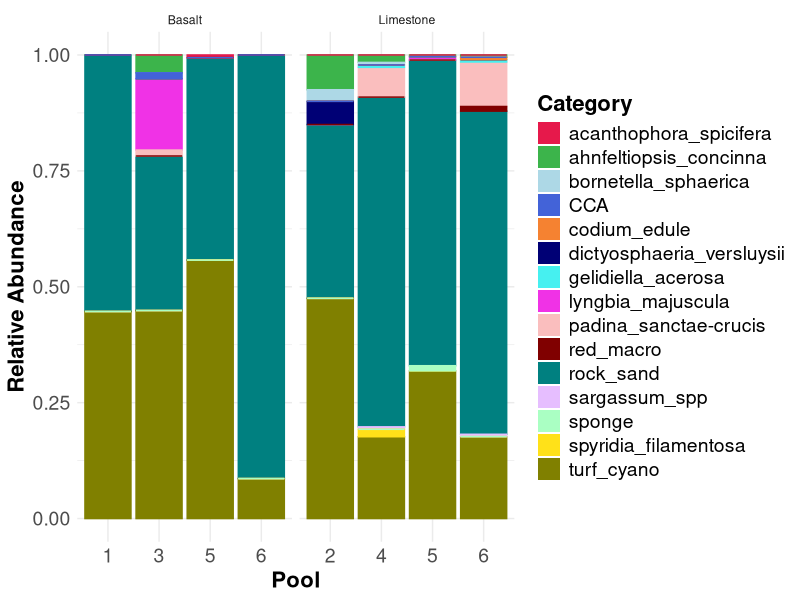
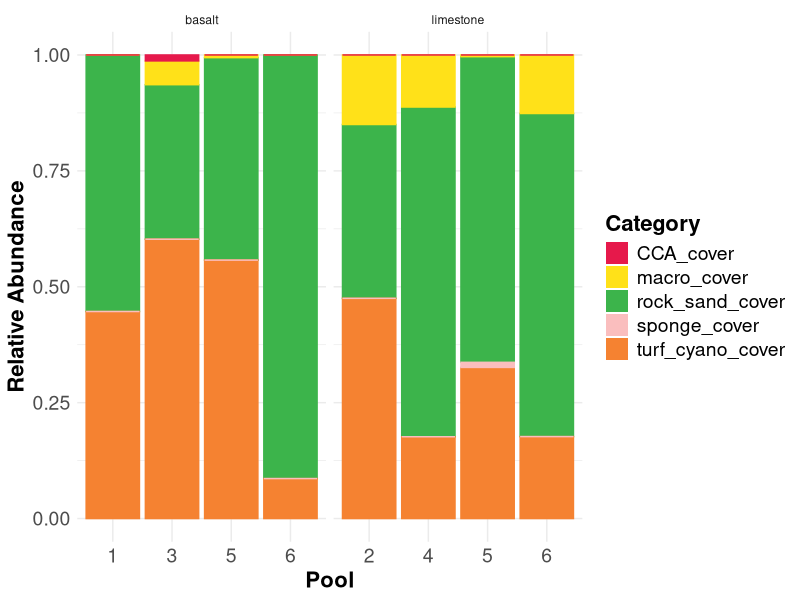
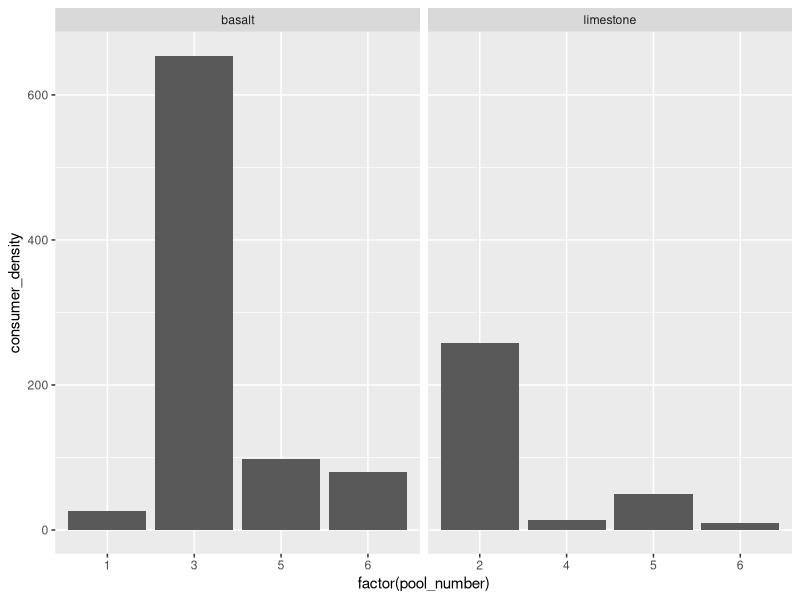
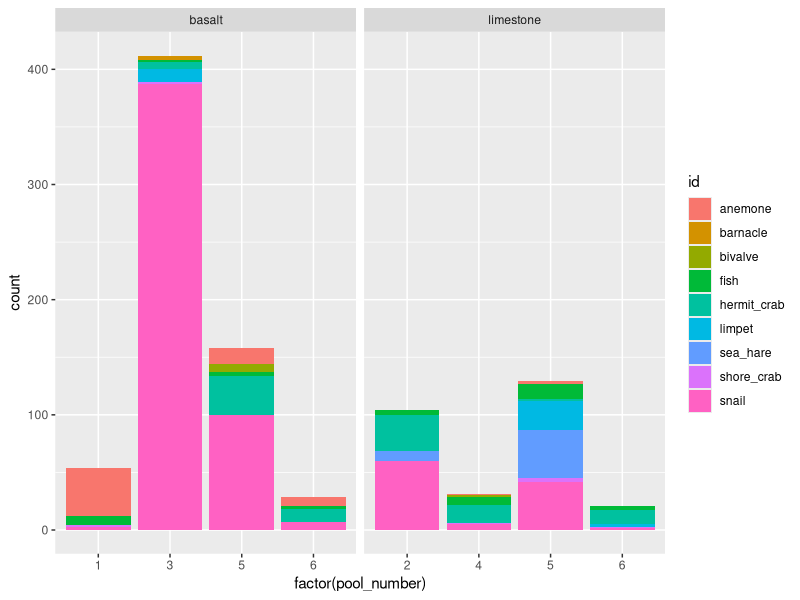
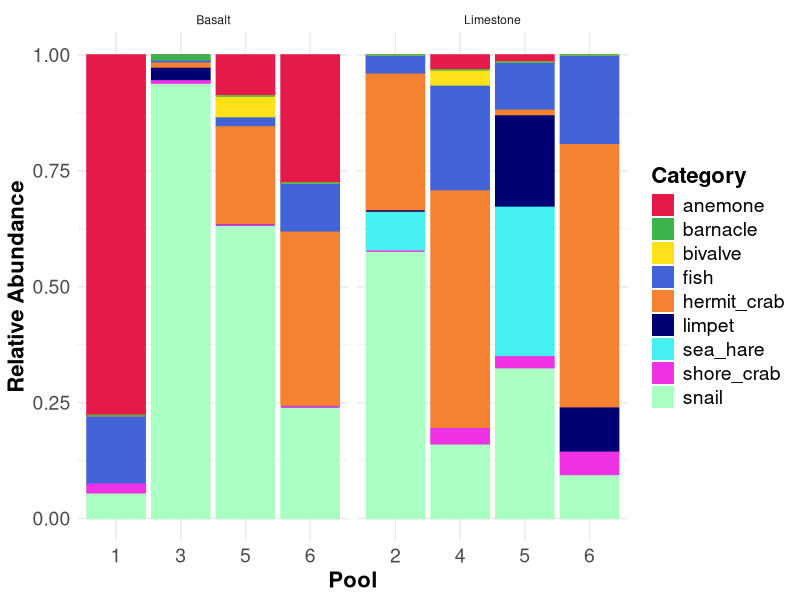

Recreate these plots in R, in order.
## ---- chunk 1
library(tidyverse)
library(here)
## ---- chunk 2
prods <- read_csv(here("Test Sampling", "Data", "producers.csv"))
cons <- read_csv(here("Test Sampling", "Data", "consumers.csv"))
## ---- chunk 3
prods_long <- prods %>%
  select(-c("rock_sand_cover":"notes")) %>%
  pivot_longer(
    cols = c("rock_sand":"sponge"),
    names_to = "id",
    values_to = "num_points")
## ---- chunk 4
prods_long %>% ggplot(aes(x= factor(pool_number),
               y = num_points, 
               fill= factor(id), 
               color= id)) + # set lines surrounding each color to match the fill colors 
      geom_bar(stat="identity", position="fill") + # stacked bars
      facet_wrap(~substrate, scales = "free_x",
                 labeller = as_labeller(c(basalt = "Basalt", limestone = "Limestone"))) + 
  
      labs(x = "Pool", # labels
           y="Relative Abundance",
           fill = "Category") +

      theme_minimal() +  # theme
      theme(title = element_text(size = 18, face = "bold"), # make title bigger and bold
            axis.title = element_text(size = 16), # make all text bigger
            axis.text = element_text(size = 14),
            legend.title = element_text(size = 16),
            legend.text = element_text(size = 14)) +
    
      
      guides(color = "none") + # keep only legend for fill since fill and color are the same
      
      scale_fill_manual(values = c('#e6194b', '#3cb44b', "lightblue", '#4363d8', '#f58231', '#000075', '#46f0f0', '#f032e6', '#fabebe', '#800000', '#008080',  '#e6beff', '#aaffc3', '#ffe119' , '#808000')) +
      
      scale_color_manual(values = c('#e6194b', '#3cb44b', "lightblue", '#4363d8', '#f58231', '#000075', '#46f0f0', '#f032e6', '#fabebe', '#800000', '#008080',  '#e6beff', '#aaffc3', '#ffe119' , '#808000'))
## ---- chunk 5
prods_cover_long <- prods %>%
  select(-c("rock_sand":"total_points", "cover_sum", "notes")) %>%
  pivot_longer(
    cols = c("rock_sand_cover":"sponge_cover"),
    names_to = "id",
    values_to = "num_points")
## ---- chunk 6
prods_cover_long %>% ggplot(aes(x= factor(pool_number),
               y = num_points, 
               fill= factor(id), 
               color= id)) + # set lines surrounding each color to match the fill colors
      geom_bar(stat="identity", position="fill") + # stacked bars
      facet_wrap(~substrate, scales = "free_x") +
  
      labs(x = "Pool", # labels
           y="Relative Abundance",
           fill = "Category") +

      theme_minimal() +  # theme
      theme(title = element_text(size = 18, face = "bold"), # make title bigger and bold
            axis.title = element_text(size = 16), # make all text bigger
            axis.text = element_text(size = 14),
            legend.title = element_text(size = 16),
            legend.text = element_text(size = 14)) +
    
      
      guides(color = "none") + # keep only legend for fill since fill and color are the same
      
      scale_fill_manual(values = c('#e6194b', '#ffe119', '#3cb44b', '#fabebe', '#f58231')) +
      
      scale_color_manual(values = c('#e6194b', '#ffe119', '#3cb44b', '#fabebe', '#f58231'))
## ---- chunk 7
cons %>% ggplot(aes(x = factor(pool_number),
                    y = consumer_density)) +
  geom_bar(stat = "identity") +
  facet_wrap(~substrate, scale = "free_x") 
## ---- chunk 8
cons_long <- cons %>%
  select(-c("total_consumers":"notes")) %>%
  pivot_longer(
    cols = c("sea_hare":"barnacle"),
    names_to = "id",
    values_to = "count")
## ---- chunk 9
cons_long %>% ggplot(aes(x = factor(pool_number),
                    y = count , 
                    fill = id)) + 
  geom_bar(stat = "identity") +
  facet_wrap(~substrate, scale = "free_x")
## ---- chunk 10
cons_long %>% ggplot(aes(x= factor(pool_number),
               y = count, 
               fill= factor(id), 
               color= id)) + # set lines surrounding each color to match the fill colors
      geom_bar(stat="identity", position="fill") + # stacked bars
      facet_wrap(~substrate, scale = "free_x",
                 labeller = as_labeller(c(basalt = "Basalt", limestone = "Limestone"))) +
   
      labs(x = "Pool", # labels
           y="Relative Abundance",
           fill = "Category") +

      theme_minimal() +  # theme
      theme(title = element_text(size = 18, face = "bold"), # make title bigger and bold
            axis.title = element_text(size = 16), # make all text bigger
            axis.text = element_text(size = 14),
            legend.title = element_text(size = 16),
            legend.text = element_text(size = 14)) +
    
      
      guides(color = "none") + # keep only legend for fill since fill and color are the same
      
      scale_fill_manual(values = c('#e6194b', '#3cb44b', '#ffe119', '#4363d8', '#f58231', '#000075', '#46f0f0', '#f032e6', '#aaffc3')) +
      
      scale_color_manual(values = c('#e6194b', '#3cb44b', '#ffe119', '#4363d8', '#f58231', '#000075', '#46f0f0', '#f032e6', '#aaffc3'))
